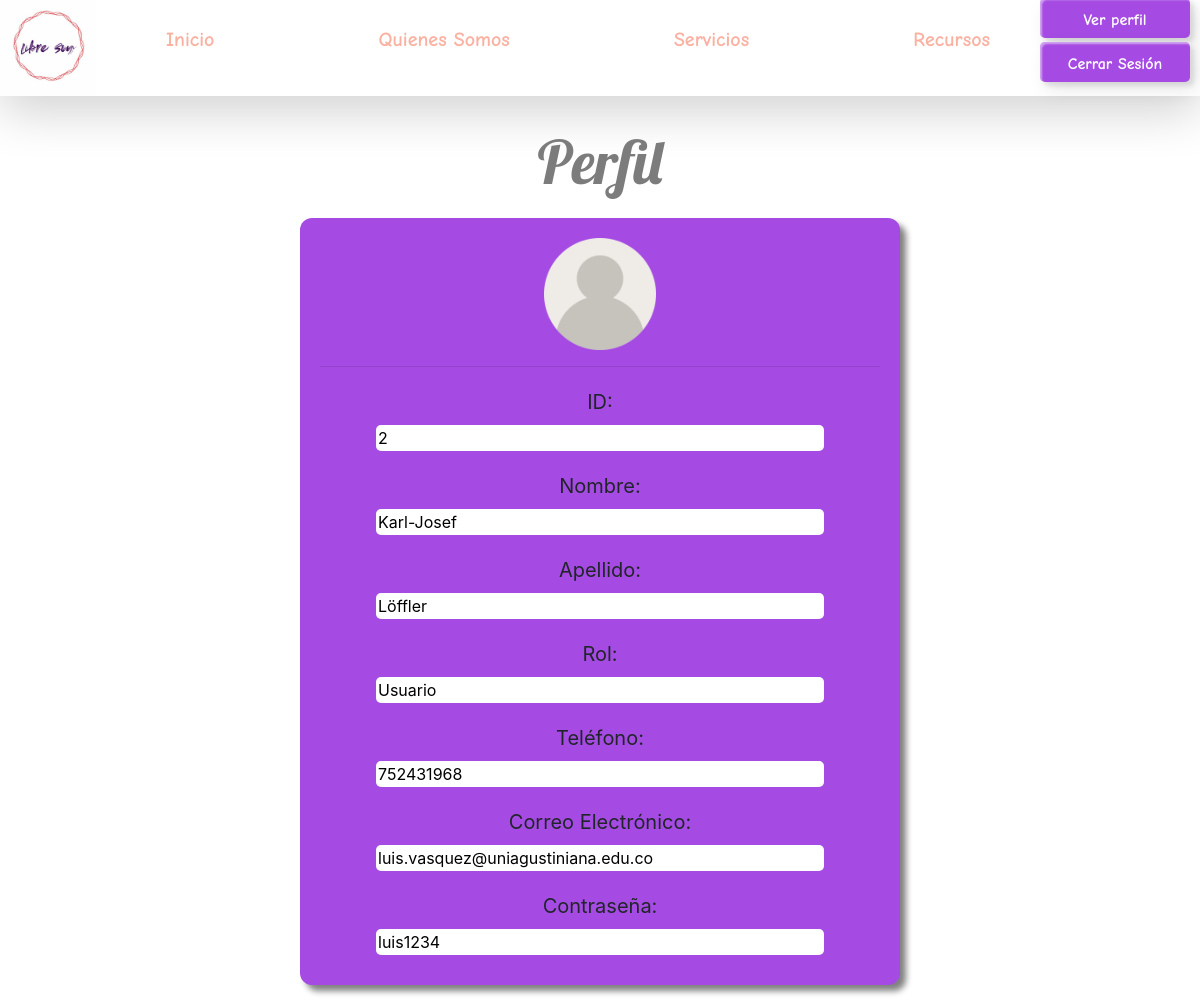
Screenshot of /usuario/registro.php (signed in) with the database file from the repository.
### tables this page shows
CREATE TABLE `infusuarios` (
  `id` int(2) NOT NULL,
  `Nombres` varchar(20) NOT NULL,
  `Apellidos` varchar(20) NOT NULL,
  `Telefono` int(10) DEFAULT NULL,
  `Correo` varchar(50) NOT NULL,
  `Contraseña` varchar(50) NOT NULL,
  `Rol` varchar(20) NOT NULL
);

### usuario/registro.php (the view, shortened to what this page needs)
<!DOCTYPE html>
<html lang="en">
<head>
    <link rel="stylesheet" href="../css/stilos.css">
    <link rel="stylesheet" href="https://cdn.jsdelivr.net/npm/bootstrap@4.5.3/dist/css/bootstrap.min.css">
</head>
<header>
    <div class="contenedor-header d-flex justify-content-between shadow-lg">
        <div class="icono">
            <img src="../img/icono.jpg" alt="">
        </div>
        <div class="menu ">
            <ul class="d-flex justify-content-between">
                <li id="item"><a href="index.php" >Inicio</a></li>
                <li id="item"><a href="quienessomos.php" >Quienes Somos</a></li>
                <li id="item"><a href="" >Servicios</a>
                </li>
                <li id="item"><a href="recursos.php" >Recursos</a></li>
            </ul>
        </div>
        <div class="btn-registro">
            <button class="custom-btn btn-2"><a href="registro.php">Ver perfil</a></button>
            <button class="custom-btn btn-2 mt-1"><a href="../Desconectar.php">Cerrar Sesión</a></button>
        </div>
    </div>
</header>
<body>
   <div class="contenedorinformacion">
        <div class="tituloinicio">
            <h1>Perfil</h1>
        </div>
        <div class="datosadministrador ">
            <?php
                include("../conexion.php");
                $id = $_SESSION['id'];
                $query = "SELECT * FROM infusuarios WHERE id = $id";
                $result = mysqli_query($conexiondb, $query);
                while($row = mysqli_fetch_array($result)){
            ?>
            <img src="../img/usuario.png" alt="">
            <hr>
            <div class="datos">
                <label for="">ID:</label> <br>
                <input type="text" value="<?php echo $row['id']?>">
            </div>
            <div class="datos">
                <label for="">Nombre:</label> <br>
                <input type="text" value="<?php echo $row['Nombres']?>">
            </div>
            <div class="datos">
                <label for="">Apellido:</label> <br>
                <input type="text" value="<?php echo $row['Apellidos']?>">
            </div>
            <div class="datos">
                <label for="">Rol:</label> <br>
                <input type="text" value="<?php echo $row['Rol']?>">
            </div>
            <div class="datos">
                <label for="">Teléfono:</label> <br>
                <input type="number" value="<?php echo $row['Telefono']?>">
            </div>
            <div class="datos">
                <label for="">Correo Electrónico:</label> <br>
                <input type="email" value="<?php echo $row['Correo']?>">
            </div>
            <div class="datos">
                <label for="">Contraseña:</label> <br>
                <input type="text" value="<?php echo $row['Contraseña']?>">
            </div>
            <?php } ?>
        </div>
   </div>
</body>
</html>

### css/stilos.css (style rules this page uses)
.contenedor-header { align-items: center; }
.icono { width: 8%; }
.icono img { width: 100%; }
.menu { width: 72%; }
.menu ul { list-style: none; }
.menu #item { float: left; }
.menu #item a { text-decoration: none; color: #fbb1a1; font-family: ComicBold; font-size: 20px; }
.btn-registro { position: relative; bottom: 8px; padding-right: 10px; text-align: right; width: 15%; }
.custom-btn { width: 150px; height: 40px; color: #fff; border-radius: 5px; padding: 10px 25px; font-family: ComicBold; background: transparent; cursor: pointer; transition: all 0.3s ease; display: inline-block; box-shadow:inset 2px 2px 2px 0px rgba(255,255,255,.5), 7px 7px 20px 0px rgba(0,0,0,.1), 4px 4px 5px 0px rgba(0,0,0,.1); outline: none; }
.btn-2 { background: #A54BE3; border: none; }
.btn-registro a { text-decoration: none; color: #fff; }
.tituloinicio h1, h3 { margin-top: 30px; font-size: 60px; text-align: center; font-family: Cursiva; color: #7c7c7c; }
.datos { margin: 20px 0 10px 0; }
.datos label { font-size: 20px; }
.datos input { border: none; width: 80%; border-radius: 5px; }
.datosadministrador { text-align: center; width: 50%; margin: 20px auto; background-color: #A54BE3; padding: 20px; box-shadow: 6px 6px 6px gray; border-radius: 12px; }
.datosadministrador img { width: 20%; }

### rows the page displays
infusuarios: id "2", Nombres "Karl-Josef", Apellidos "Löffler", Rol "Usuario", Telefono "752431968", Correo "luis.vasquez@uniagustiniana.edu.co", Contraseña "luis1234"
